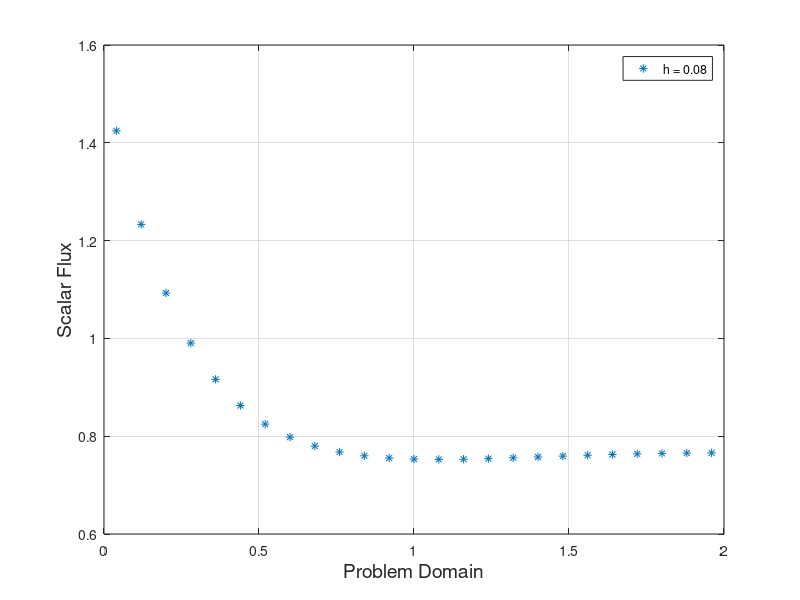

MATLAB code for this plot:
% HW4, Question 3
clear all

% logistical things
fontsize = 16;

% material data
mu = 0.2;
mu07 = 0.7;
Et = 1.0;
Es = 0.5;
tolerance = 0.05;
norm = 1; % intial arbitrary value
num_iterations = 0;
max_iterations = 100;

for alpha = [0.0]
    plot_num = 1;

    for h = [0.08]

        mesh = 0:h:2;
        elem_length = mesh(2);
        coordinates = 0:(elem_length / 2):2;

        % initial guess for the scattering source is simply set to the 
        % external source (equivalent to guessing psi = 0.0)
        q = 1.0 .* coordinates;

        % iterate
        while ((norm > tolerance) && (num_iterations < max_iterations))
            
            if (elem_length > 2 * mu / Et)
                sprintf('Warning: Possibly negative flux!')
            end

            % initialize
            psi = zeros(1, length(coordinates));
            psi_n = zeros(1, length(coordinates));
            psi07 = zeros(1, length(coordinates));
            psi_n07 = zeros(1, length(coordinates));
            phi = zeros(1, length(coordinates(2:2:end)));

            psi(1) = 2.0; % incoming flux boundary condition

            % positive sweep
            i = 1;

            while i <= (length(coordinates) - 2)
                % compute cell-centered value
                psi(i + 1) = (q(i+1) + (2 / (1 + alpha)) * (abs(mu) * psi(i) ./ elem_length)) / (Et + (2 / (1 + alpha)) * abs(mu) / elem_length);
                psi07(i + 1) = (q(i+1) + (2 / (1 + alpha)) * (abs(mu07) * psi07(i) ./ elem_length)) / (Et + (2 / (1 + alpha)) * abs(mu07) / elem_length);

                % compute out-going value
                psi(i + 2) = (2 / (1 + alpha)) * psi(i + 1) - ((1 - alpha)/(1 + alpha)) * psi(i);
                psi07(i + 2) = (2 / (1 + alpha)) * psi07(i + 1) - ((1 - alpha)/(1 + alpha)) * psi07(i);
   
                % move to next cell
                i = i + 2;
            end
            

            % negative sweep - store the outgoing flux to apply periodic BC
            i = length(coordinates);
            psi_n(i) = psi(end);
            psi_n07(i) = psi07(end);

            while i > 2

                % compute the cell-centered flux
                psi_n(i - 1) = (q(i-1) + (2/(1 - alpha)) * (mu * psi_n(i) / elem_length)) / (Et + 2 * mu / (elem_length * (1 - alpha)));
                psi_n07(i - 1) = (q(i-1) + (2/(1 - alpha)) * (mu07 * psi_n07(i) / elem_length)) / (Et + 2 * mu07 / (elem_length * (1 - alpha)));

                % compute the outgoing face flux
                psi_n(i - 2) = (2 / (1 - alpha)) * psi_n(i-1) - ((1+alpha)/(1-alpha)) * psi_n(i);
                psi_n07(i - 2) = (2 / (1 - alpha)) * psi_n07(i-1) - ((1+alpha)/(1-alpha)) * psi_n07(i);

                i = i - 2;
            end
            

            % plot the cell-centered values of angular flux
            % plot(coordinates(2:2:end), psi(2:2:end), '*', coordinates(2:2:end), psi_n(2:2:end), 'r*')
            % legend('Flux for Positive \mu', 'Flux for Negative \mu')
            % xlabel('Problem Domain', 'FontSize', fontsize)
            % ylabel('Cell-Centered Angular Flux', 'FontSize', fontsize)
            % saveas(gcf, 'AngularFluxh08', 'jpeg')
            % close all


            % apply "quadrature rule" to get scalar flux
            %phi = psi(2:2:end) + psi_n(2:2:end); % equal weights of 1

            %plot_num = plot_num + 1;
            
            phi_old = phi;
            % compute scalar flux
            phi = 0.5 .* (psi(2:2:end) + psi_n(2:2:end) + psi07(2:2:end) + psi_n07(2:2:end));
            
            
            % update the scattering source
            q_new = zeros(1, length(psi));
            q_new = Es .* 0.5 .* (psi + psi_n + psi07 + psi_n07);

            % test for convergence
            norm = 0;
            norm2 = 0;
            for u = 1:length(q_new)
                norm = norm + (q_new(u) - q(u)).^2;
            end
            norm = sqrt(norm);
            
            for u = 1:length(phi)
                norm2 = norm2 + (phi_old(u) - phi(u)).^2;
            end
            norm2 = sqrt(norm2);
            
            q = q_new;
            num_iterations = num_iterations + 1;
            if num_iterations >= max_iterations
                disp('Maximum number of iterations reached!')
            end


        end
    end
    
end

% plot the scalar flux
% subplot(3, 2, plot_num)
plot(coordinates(2:2:end), phi, '*')
hold on
grid on
legend(sprintf('h = %.2f', h))
xlabel('Problem Domain', 'FontSize', fontsize-2)
ylabel('Scalar Flux', 'FontSize', fontsize-2)
%saveas(gcf, sprintf('ScalarFlux%i', 100*alpha), 'jpeg')
%close all